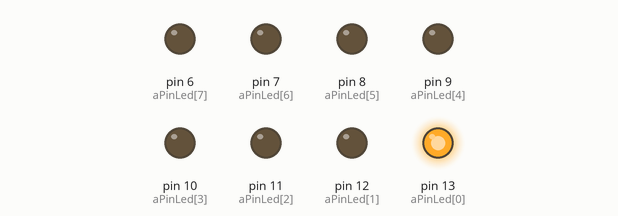
Simulated run of this sketch. Board: Arduino Uno, built with avr-gcc and run on an emulated ATmega328P. On the bench: output pins drawn as LEDs (lit = HIGH).

Above: at 0.05 s.
At 0.35 s:
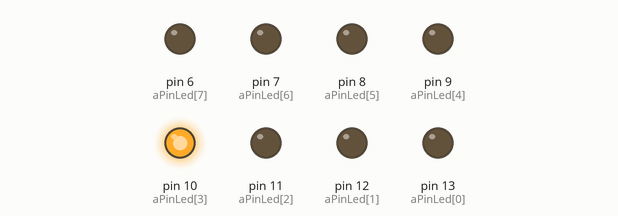
At 0.75 s:
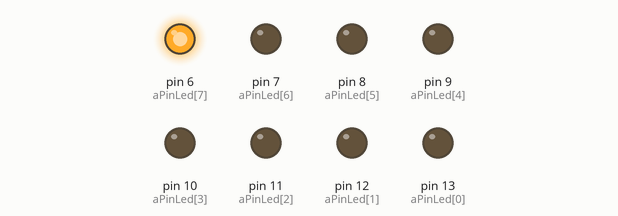
At 1.45 s:
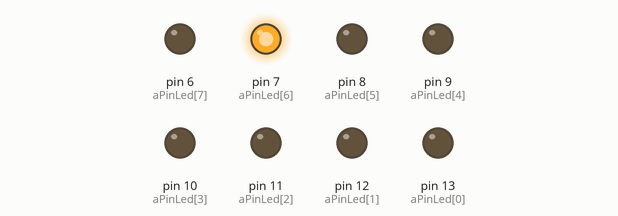
At 2.15 s:
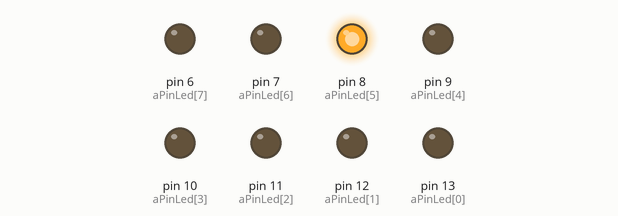
At 2.85 s:
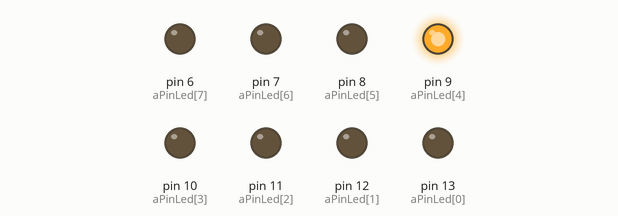
Timing chart, 0 to 3.1 s (numbered marks = the images above):
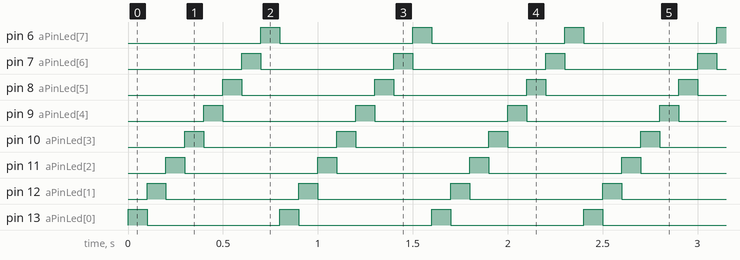

The sketch:

171Blink.ino
```cpp
int aPinLed[8] = {13, 12, 11, 10, 9, 8, 7, 6};

void setup() {
  // put your setup code here, to run once:

  for(int i=0; i<8; i++)
{
pinMode(aPinLed[i], OUTPUT); // LED pin Output 설정
}
  }

void loop() {
  // put your main code here, to run repeatedly:

  int i;
for(i=0; i<8; i++)
{
digitalWrite(aPinLed[i], HIGH);
delay(100);
digitalWrite(aPinLed[i], LOW);
}
}
```

Measured:
- by itself, pin 6 (aPinLed[7]), pin 7 (aPinLed[6]), pin 8 (aPinLed[5]), pin 9 (aPinLed[4]), pin 10 (aPinLed[3]), pin 11 (aPinLed[2]), pin 12 (aPinLed[1]), pin 13 (aPinLed[0]): alternates HIGH for 0.10 s and LOW for 0.70 s
- by itself, everything shown: repeats every 0.80 s, in 8 steps
